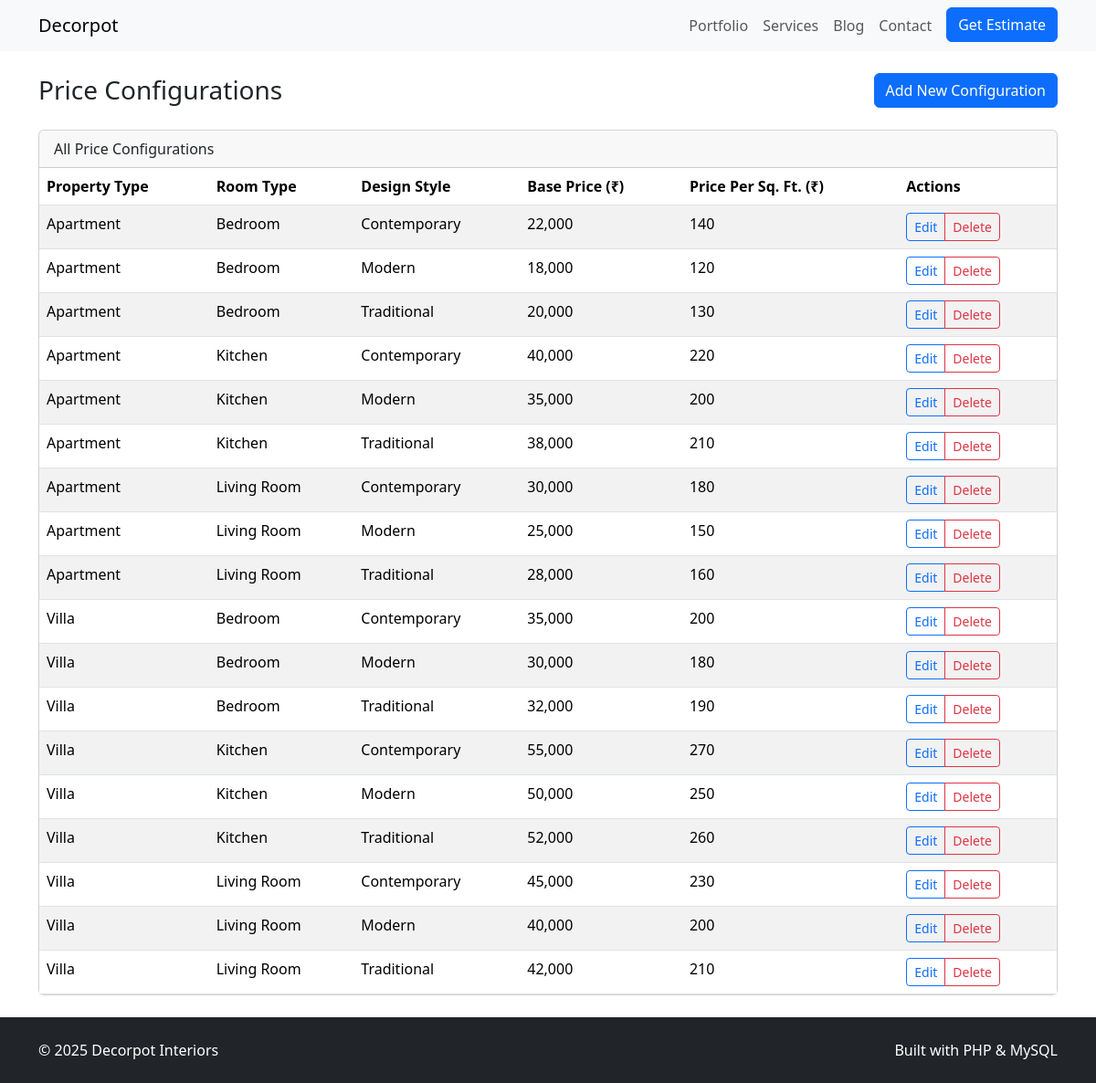
Screenshot of /admin/price_config.php with the database file from the repository.
### tables this page shows
CREATE TABLE IF NOT EXISTS `price_config` (
  `id` int(11) NOT NULL AUTO_INCREMENT,
  `property_type` varchar(50) NOT NULL,
  `room_type` varchar(50) NOT NULL,
  `design_style` varchar(50) NOT NULL,
  `base_price` decimal(10,2) NOT NULL,
  `price_per_sqft` decimal(10,2) NOT NULL,
  `created_at` timestamp NOT NULL DEFAULT CURRENT_TIMESTAMP,
  `updated_at` timestamp NOT NULL DEFAULT CURRENT_TIMESTAMP ON UPDATE CURRENT_TIMESTAMP,
  PRIMARY KEY (`id`)
);

### includes/functions.php (called while the page is built, shortened)
<?php
function e(string $value): string {
    return htmlspecialchars($value, ENT_QUOTES | ENT_SUBSTITUTE, 'UTF-8');
}

### admin/price_config.php (the view, shortened to what this page needs)
<?php
require __DIR__ . '/../includes/functions.php';
$pdo = getPDO();
$editing = null;
$stmt = $pdo->query('SELECT * FROM price_config ORDER BY property_type, room_type, design_style');
$priceConfigs = $stmt->fetchAll(PDO::FETCH_ASSOC);
include __DIR__ . '/../includes/header.php';
?>
<div class="d-flex justify-content-between align-items-center mb-4">
    <h1 class="h3 mb-0">Price Configurations</h1>
    <button class="btn btn-primary" data-bs-toggle="collapse" data-bs-target="#formCollapse" aria-expanded="<?= $editing ? 'true' : 'false' ?>">
        <?= $editing ? 'Edit Configuration' : 'Add New Configuration' ?>
    </button>
</div>
<div class="card">
    <div class="card-header">
        All Price Configurations
    </div>
    <div class="card-body p-0">
        <div class="table-responsive">
            <table class="table table-striped table-hover mb-0">
                <thead>
                    <tr>
                        <th>Property Type</th>
                        <th>Room Type</th>
                        <th>Design Style</th>
                        <th>Base Price (₹)</th>
                        <th>Price Per Sq. Ft. (₹)</th>
                        <th>Actions</th>
                    </tr>
                </thead>
                <tbody>
                    <?php if (empty($priceConfigs)): ?>
                        <tr>
                            <td colspan="6" class="text-center py-3">No price configurations found.</td>
                        </tr>
                    <?php else: ?>
                        <?php foreach ($priceConfigs as $config): ?>
                            <tr>
                                <td><?= e($config['property_type']) ?></td>
                                <td><?= e($config['room_type']) ?></td>
                                <td><?= e($config['design_style']) ?></td>
                                <td><?= number_format($config['base_price']) ?></td>
                                <td><?= number_format($config['price_per_sqft']) ?></td>
                                <td>
                                    <div class="btn-group btn-group-sm">
                                        <a href="?edit=<?= $config['id'] ?>" class="btn btn-outline-primary">Edit</a>
                                        <a href="?delete=<?= $config['id'] ?>" class="btn btn-outline-danger" onclick="return confirm('Are you sure you want to delete this configuration?')">Delete</a>
                                    </div>
                                </td>
                            </tr>
                        <?php endforeach; ?>
                    <?php endif; ?>
                </tbody>
            </table>
        </div>
    </div>
</div>
<?php include __DIR__ . '/../includes/footer.php'; ?>

### assets/css/style.css (style rules this page uses)
body { font-family: system-ui, -apple-system, Segoe UI, Roboto, Helvetica, Arial, sans-serif; }

### rows the page displays
price_config: property_type "Apartment", room_type "Bedroom", design_style "Contemporary", base_price "22,000", price_per_sqft "140"
price_config: property_type "Apartment", room_type "Bedroom", design_style "Modern", base_price "18,000", price_per_sqft "120"
price_config: property_type "Apartment", room_type "Bedroom", design_style "Traditional", base_price "20,000", price_per_sqft "130"
price_config: property_type "Apartment", room_type "Kitchen", design_style "Contemporary", base_price "40,000", price_per_sqft "220"
price_config: property_type "Apartment", room_type "Kitchen", design_style "Modern", base_price "35,000", price_per_sqft "200"
price_config: property_type "Apartment", room_type "Kitchen", design_style "Traditional", base_price "38,000", price_per_sqft "210"
price_config: property_type "Apartment", room_type "Living Room", design_style "Contemporary", base_price "30,000", price_per_sqft "180"
price_config: property_type "Apartment", room_type "Living Room", design_style "Modern", base_price "25,000", price_per_sqft "150"
price_config: property_type "Apartment", room_type "Living Room", design_style "Traditional", base_price "28,000", price_per_sqft "160"
price_config: property_type "Villa", room_type "Bedroom", design_style "Contemporary", base_price "35,000", price_per_sqft "200"
price_config: property_type "Villa", room_type "Bedroom", design_style "Modern", base_price "30,000", price_per_sqft "180"
price_config: property_type "Villa", room_type "Bedroom", design_style "Traditional", base_price "32,000", price_per_sqft "190"
price_config: property_type "Villa", room_type "Kitchen", design_style "Contemporary", base_price "55,000", price_per_sqft "270"
price_config: property_type "Villa", room_type "Kitchen", design_style "Modern", base_price "50,000", price_per_sqft "250"
price_config: property_type "Villa", room_type "Kitchen", design_style "Traditional", base_price "52,000", price_per_sqft "260"
price_config: property_type "Villa", room_type "Living Room", design_style "Contemporary", base_price "45,000", price_per_sqft "230"
price_config: property_type "Villa", room_type "Living Room", design_style "Modern", base_price "40,000", price_per_sqft "200"
price_config: property_type "Villa", room_type "Living Room", design_style "Traditional", base_price "42,000", price_per_sqft "210"
